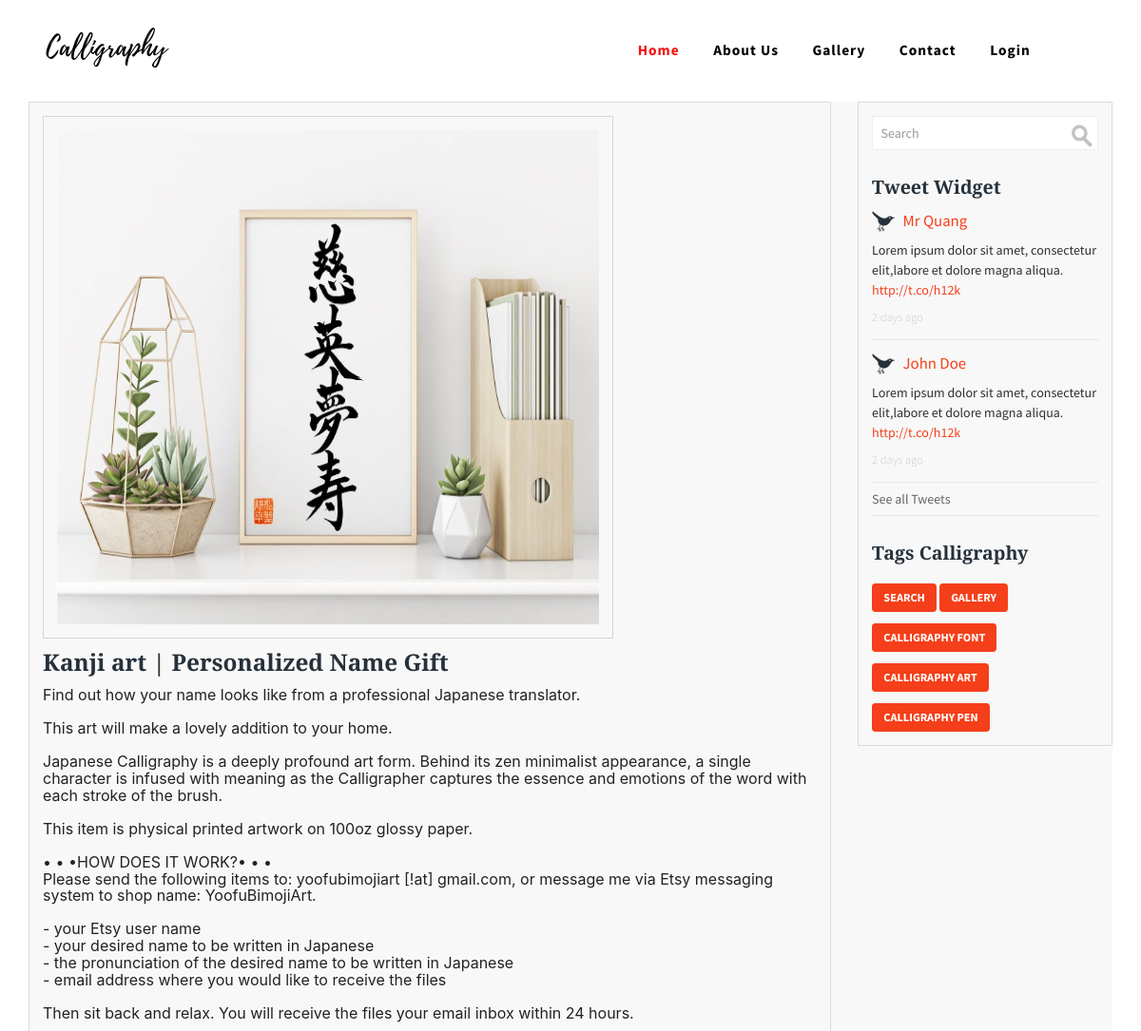
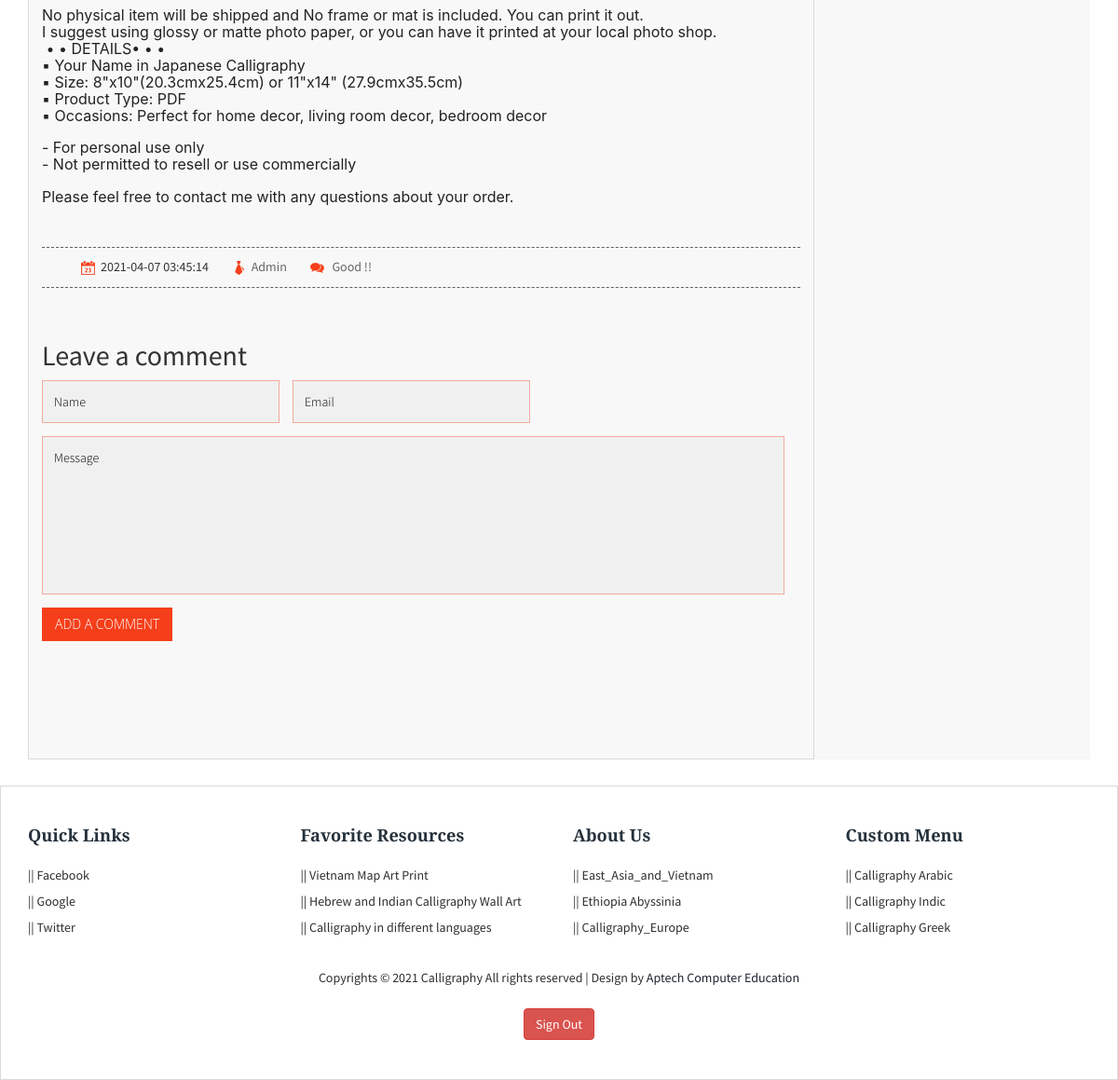
The app's page /feedback.php?nid=13 with its own data (2 pictures, top to bottom).
### tables this page shows
CREATE TABLE `post` (
  `id` int(11) NOT NULL,
  `PostTitle` longtext NOT NULL,
  `CategoryId` int(11) NOT NULL,
  `SubCategoryId` int(11) NOT NULL,
  `PostDetails` longtext NOT NULL,
  `PostingDate` timestamp NOT NULL DEFAULT current_timestamp(),
  `UpdationDate` timestamp NOT NULL DEFAULT current_timestamp(),
  `Is_Active` int(1) NOT NULL,
  `PostUrl` mediumtext NOT NULL,
  `PostImage` varchar(255) NOT NULL
);

CREATE TABLE `feedback` (
  `id` int(11) NOT NULL,
  `postId` char(11) NOT NULL,
  `name` varchar(120) NOT NULL,
  `email` varchar(120) NOT NULL,
  `comment` mediumtext NOT NULL,
  `postingDate` timestamp NOT NULL DEFAULT current_timestamp(),
  `status` int(1) NOT NULL
);

### feedback.php (the view, shortened to what this page needs)
<?php
include('partials/connect.php');
?>
<!DOCTYPE HTML>
<html>
<?php
        include ("partials/head.php");
    ?>
<body>
<?php
        include ("partials/header.php");
	?>
	<div class="container">
		<div class="blog">
        <?php
$pid=intval($_GET['nid']);
 $query=mysqli_query($conn,"select post.PostTitle as posttitle,
 post.PostImage,category.CategoryName as category,category.id as cid,
 subcategory.Subcategory as subcategory,post.PostDetails as postdetails,
 post.PostingDate as postingdate,post.PostUrl as url from post left join category on category.id=post.CategoryId
  left join  subcategory on  subcategory.SubCategoryId=post.SubCategoryId where post.id='$pid'");
while ($row=mysqli_fetch_array($query)) {
?>
		<div class="blog-content">
					<div class="blog-content-left">
						<div class="blog-articals">
						<div class="blog-artical">
							<div class="blog-artical-info">
								<div class="blog-artical-info-img">
									<a href="#"><img src="admin/postimages/<?php echo htmlentities($row['PostImage']);?>" title="post-name"></a>
								</div>
								<div class="blog-artical-info-head">
									<h2><a href="#"><?php echo htmlentities($row['posttitle']);?></a></h2>
									<h6><?php
             $pt=$row['postdetails'];
              echo  (substr($pt,0));?></h6>
								</div>
								<div class="artical-links">
                                <?php
 $sts=1;
 $query=mysqli_query($conn,"select name,comment,postingDate from  feedback where postId='$pid' and status='$sts'");
while ($row=mysqli_fetch_array($query)) {
?>
		  						 	<ul>
		  						 		<li><small> </small><span><?php echo htmlentities($row['postingDate']);?></span></li>
		  						 		<li><a href="#"><small class="admin"> </small><span><?php echo htmlentities($row['name']);?></span></a></li>
		  						 		<li><a href="#"><small class="no"> </small><span> <?php echo htmlentities($row['comment']);?> </span></a></li>
		  						 	</ul>
		  						 </div>
                                   <?php } ?>
                                   <div class="respon">
							<div class="comment">
								<h2>Leave a comment</h2>
								<form name="Comment" method="post">
								 <input type="text" name="name"class="textbox" value="Name" onfocus="this.value = '';" onblur="if (this.value == '') {this.value = 'Name';}">
								 <input type="text" name="email"class="textbox" value="Email" onfocus="this.value = '';" onblur="if (this.value == '') {this.value = 'Email';}">
								 <textarea value="Message:" name="comment" onfocus="this.value = '';" onblur="if (this.value == '') {this.value = 'Message';}">Message</textarea>
								 <div class="smt1">
									<input type="submit" name="submit" value="add a comment">
								 </div>
							   </form>
        </div>
      </div>
							</div>
						</div>
					</div>
					</div>  <?php } ?>
					</div>
					<div class="blog-content-right">
						<div class="b-search">
							<form>
								<input type="text" value="Search" onfocus="this.value = '';" onblur="if (this.value == '') {this.value = 'Search';}">
								<input type="submit" value="">
							</form>
						</div>
						<div class="twitter-weights">
							<h3>Tweet Widget</h3>
							<div class="twitter-weight-grid">
								<h4><span> </span>Mr Quang</h4>
								<p>Lorem ipsum dolor sit amet, consectetur elit,labore et dolore magna aliqua. <a href="#">http://t.co/h12k</a></p>
								<i><a href="#">2 days ago</a></i>
							</div>
							<div class="twitter-weight-grid">
								<h4><span> </span>John Doe</h4>
								<p>Lorem ipsum dolor sit amet, consectetur elit,labore et dolore magna aliqua. <a href="#">http://t.co/h12k</a></p>
								<i><a href="#">2 days ago</a></i>
							</div>
							<a class="twittbtn" href="index.php">See all Tweets</a>
						</div>
						<div class="b-tag-weight">
							<h3>Tags Calligraphy</h3>
							<ul>
							<li><a href="search.php">Search</a></li>
								<li><a href="gallery.php">Gallery</a></li>
								<li><a href="#">Calligraphy Font</a></li>
								<li><a href="#">Calligraphy Art</a></li>
								<li><a href="#">Calligraphy Pen</a></li>
							</ul>
						</div>
					</div>
					<div class="clearfix"> </div>
				</div>
		</div>
        <?php
            include ("partials/footer.php");
            ?>
</body>
</html>

### records on screen
post: PostImage (picture), PostTitle "Kanji art | Personalized Name Gift", PostDetails "Find out how your name looks like from a professional Japanese translator. This art will make a lovely addition to your home. Japanese Calligraphy is a deeply profound art form. Behind its zen minimalist appearance, a single character is infused with meaning as the Calligrapher captures the essence and emotions of the word with each stroke of the brush. This item is physical printed artwork on 100oz glossy paper. • • •HOW DOES IT WORK?• • • Please send the following items to: yoofubimojiart [!at] gmail.com, or message me via Etsy messaging system to shop name: YoofuBimojiArt. - your Etsy user name - your desired name to be written in Japanese - the pronunciation of the desired name to be…"
feedback: postingDate "2021-04-07 03:45:14", name "Admin", comment "Good !!"
